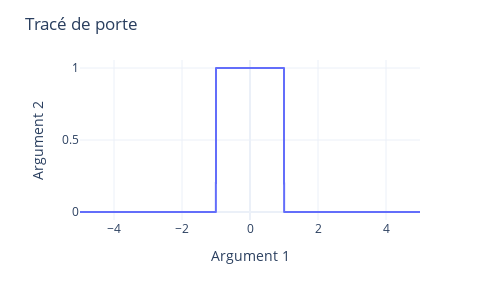
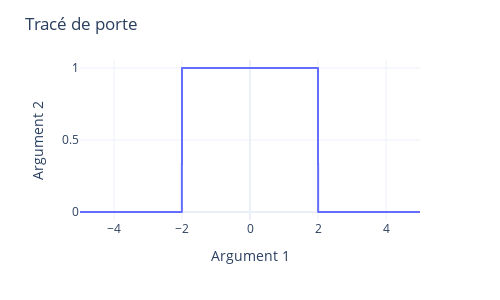
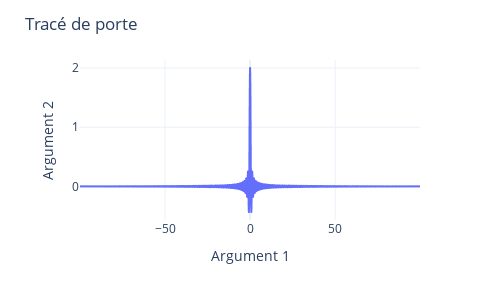
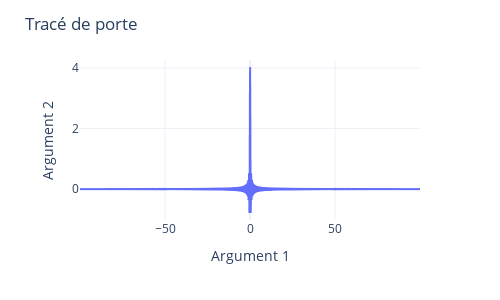

Write notebook code for charts like these, in order.
### Code cell
a=2

def portet0(t,a):
    if (((-T)*a)/2) <= t <= ((T*a)/2):
        return 1
    else:
        return 0

sa=[]
for i in range (N):
    sa.append(portet0(t[i],a)) 

df = pd.DataFrame({'Arg1':t, 'Arg2':s})

fig = px.line(df, x='Arg1', y='Arg2')

fig.update_layout(xaxis_title='Argument 1', yaxis_title='Argument 2',
            title = 'Tracé de porte',
            template='plotly_white', width=500, height=300)

fig.show()

df = pd.DataFrame({'Arg1':t, 'Arg2':sa})

fig = px.line(df, x='Arg1', y='Arg2')

fig.update_layout(xaxis_title='Argument 1', yaxis_title='Argument 2',
            title = 'Tracé de porte',
            template='plotly_white', width=500, height=300)

fig.show()

Sa,f = TransFourier(sa,t)

df = pd.DataFrame({'Arg1':f, 'Arg2':np.real(S)})

fig = px.line(df, x='Arg1', y='Arg2')

fig.update_layout(xaxis_title='Argument 1', yaxis_title='Argument 2',
            title = 'Tracé de porte',
            template='plotly_white', width=500, height=300)

fig.show()

df = pd.DataFrame({'Arg1':f, 'Arg2':np.real(Sa)})

fig = px.line(df, x='Arg1', y='Arg2')

fig.update_layout(xaxis_title='Argument 1', yaxis_title='Argument 2',
            title = 'Tracé de porte',
            template='plotly_white', width=500, height=300)

fig.show()


df = pd.DataFrame({'Arg1':f, 'Arg2':np.imag(S)})

fig = px.line(df, x='Arg1', y='Arg2')

fig.update_layout(xaxis_title='Argument 1', yaxis_title='Argument 2',
            title = 'Tracé de porte',
            template='plotly_white', width=500, height=300)

fig.show()

df = pd.DataFrame({'Arg1':f, 'Arg2':np.imag(Sa)})

fig = px.line(df, x='Arg1', y='Arg2')

fig.update_layout(xaxis_title='Argument 1', yaxis_title='Argument 2',
            title = 'Tracé de porte',
            template='plotly_white', width=500, height=300)

fig.show()

### Figure 1 — Plotly figure (JSON) as saved in the notebook; plotly's stock layout.template omitted (floating-point values rounded to 4 significant figures; data arrays with more than 128 entries replaced by an {"elided": "..."} marker saying what was removed)
{"data": [{"hovertemplate": "Arg1=%{x}<br>Arg2=%{y}<extra></extra>", "legendgroup": "", "line": {"color": "#636efa", "dash": "solid"}, "marker": {"symbol": "circle"}, "mode": "lines", "name": "", "showlegend": false, "type": "scattergl", "x": {"elided": "2000 float values"}, "xaxis": "x", "y": {"elided": "2000 int values"}, "yaxis": "y"}], "layout": {"height": 300, "legend": {"tracegroupgap": 0}, "margin": {"t": 60}, "title": {"text": "Tracé de porte"}, "width": 500, "xaxis": {"anchor": "y", "domain": [0, 1], "title": {"text": "Argument 1"}}, "yaxis": {"anchor": "x", "domain": [0, 1], "title": {"text": "Argument 2"}}}}

### Figure 2 — Plotly figure (JSON) as saved in the notebook; plotly's stock layout.template omitted (floating-point values rounded to 4 significant figures; data arrays with more than 128 entries replaced by an {"elided": "..."} marker saying what was removed)
{"data": [{"hovertemplate": "Arg1=%{x}<br>Arg2=%{y}<extra></extra>", "legendgroup": "", "line": {"color": "#636efa", "dash": "solid"}, "marker": {"symbol": "circle"}, "mode": "lines", "name": "", "showlegend": false, "type": "scattergl", "x": {"elided": "2000 float values"}, "xaxis": "x", "y": {"elided": "2000 int values"}, "yaxis": "y"}], "layout": {"height": 300, "legend": {"tracegroupgap": 0}, "margin": {"t": 60}, "title": {"text": "Tracé de porte"}, "width": 500, "xaxis": {"anchor": "y", "domain": [0, 1], "title": {"text": "Argument 1"}}, "yaxis": {"anchor": "x", "domain": [0, 1], "title": {"text": "Argument 2"}}}}

### Figure 3 — Plotly figure (JSON) as saved in the notebook; plotly's stock layout.template omitted (floating-point values rounded to 4 significant figures; data arrays with more than 128 entries replaced by an {"elided": "..."} marker saying what was removed)
{"data": [{"hovertemplate": "Arg1=%{x}<br>Arg2=%{y}<extra></extra>", "legendgroup": "", "line": {"color": "#636efa", "dash": "solid"}, "marker": {"symbol": "circle"}, "mode": "lines", "name": "", "showlegend": false, "type": "scattergl", "x": {"elided": "2000 float values"}, "xaxis": "x", "y": {"elided": "2000 float values"}, "yaxis": "y"}], "layout": {"height": 300, "legend": {"tracegroupgap": 0}, "margin": {"t": 60}, "title": {"text": "Tracé de porte"}, "width": 500, "xaxis": {"anchor": "y", "domain": [0, 1], "title": {"text": "Argument 1"}}, "yaxis": {"anchor": "x", "domain": [0, 1], "title": {"text": "Argument 2"}}}}

### Figure 4 — Plotly figure (JSON) as saved in the notebook; plotly's stock layout.template omitted (floating-point values rounded to 4 significant figures; data arrays with more than 128 entries replaced by an {"elided": "..."} marker saying what was removed)
{"data": [{"hovertemplate": "Arg1=%{x}<br>Arg2=%{y}<extra></extra>", "legendgroup": "", "line": {"color": "#636efa", "dash": "solid"}, "marker": {"symbol": "circle"}, "mode": "lines", "name": "", "showlegend": false, "type": "scattergl", "x": {"elided": "2000 float values"}, "xaxis": "x", "y": {"elided": "2000 float values"}, "yaxis": "y"}], "layout": {"height": 300, "legend": {"tracegroupgap": 0}, "margin": {"t": 60}, "title": {"text": "Tracé de porte"}, "width": 500, "xaxis": {"anchor": "y", "domain": [0, 1], "title": {"text": "Argument 1"}}, "yaxis": {"anchor": "x", "domain": [0, 1], "title": {"text": "Argument 2"}}}}
